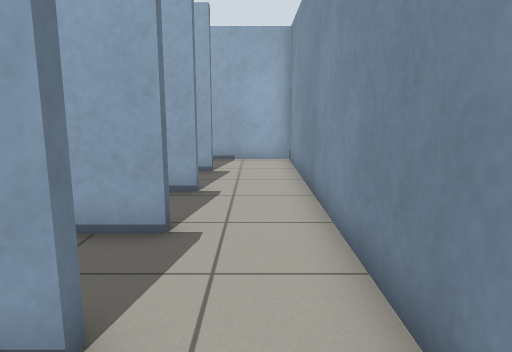
View 1 (above)

19 first-person views from a walk through a Gazebo world. The camera is 0.93 m above the floor, tilts 10° down and sees 70° across. The floor is counted in squares, 0.5 m on a side. Each view is taken from the middle of a square. On the plan, view 1 faces up. The plan holds only what a view shows up to about 18 squares ahead; the rest is blank.

View 2
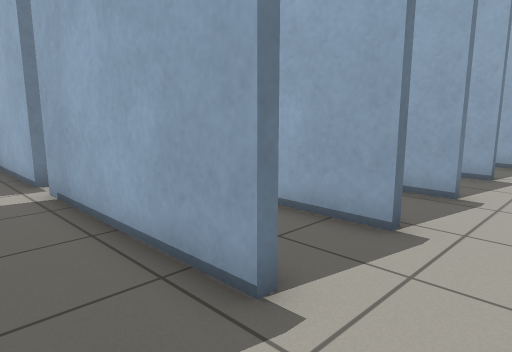

View 3
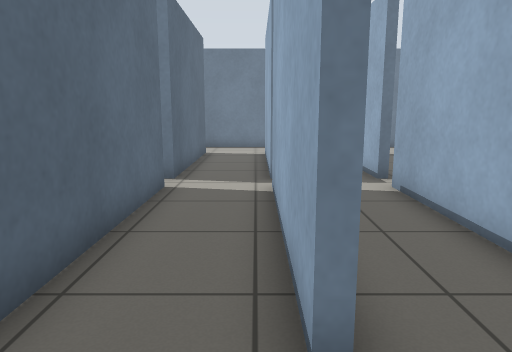

View 4
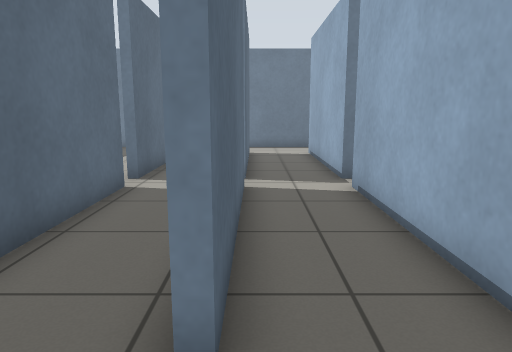

View 5
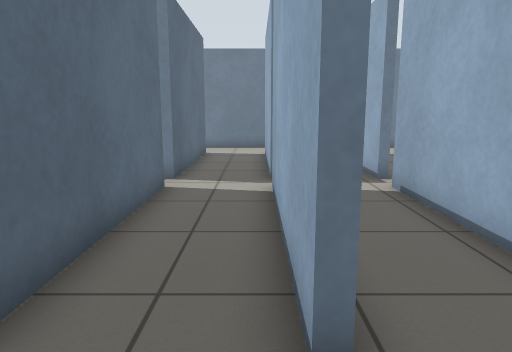

View 6
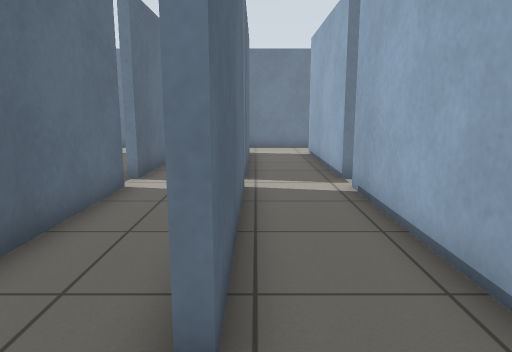

View 7
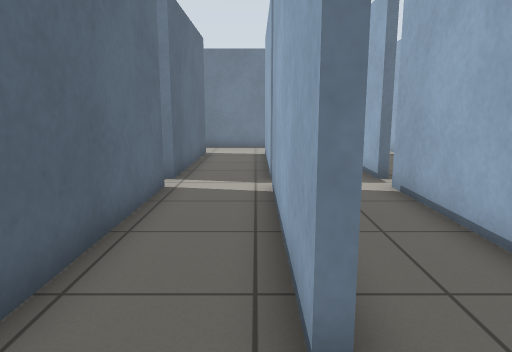

View 8
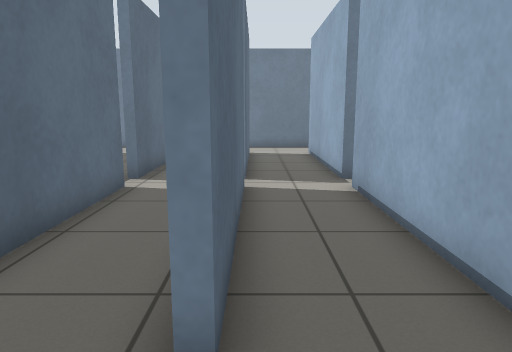

View 9
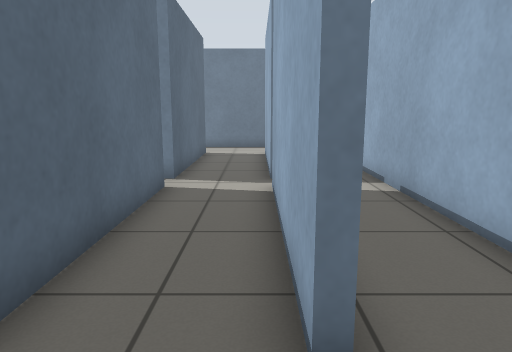

View 10
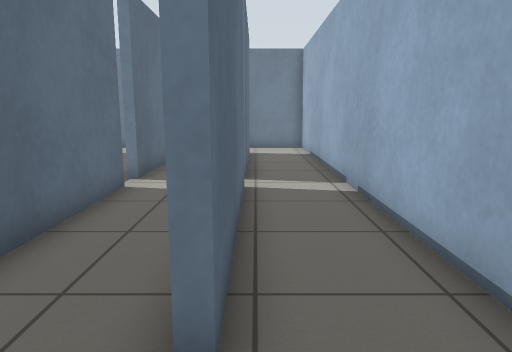

View 11
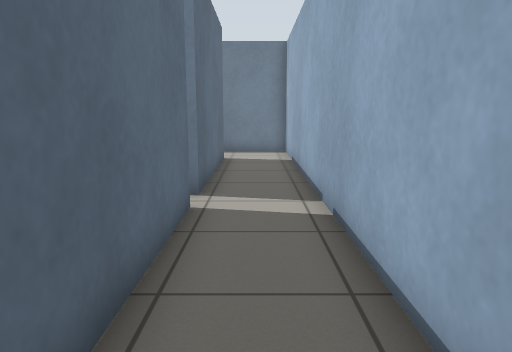

View 12
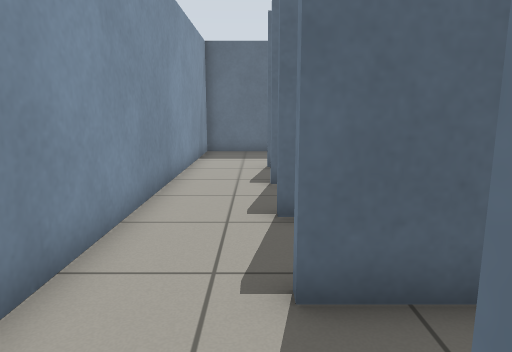

View 13
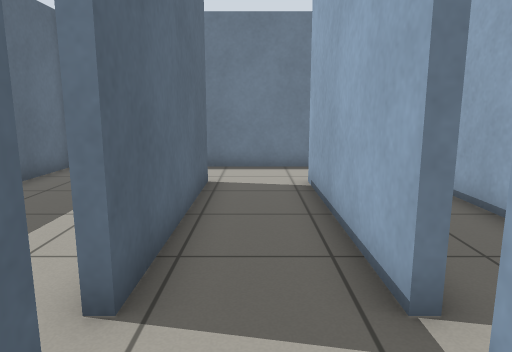

View 14
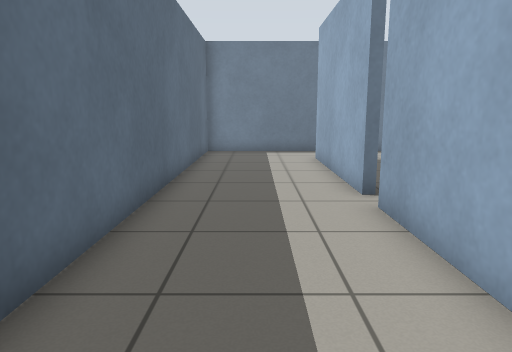

View 15
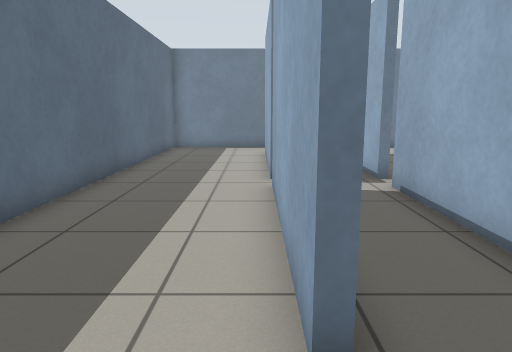

View 16
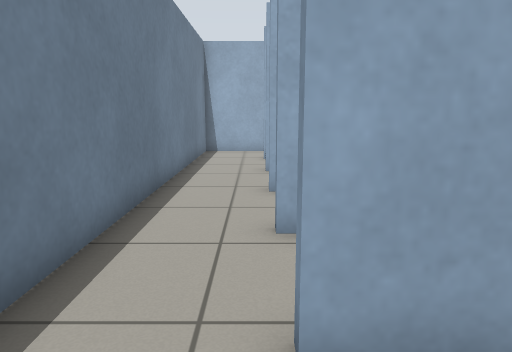

View 17
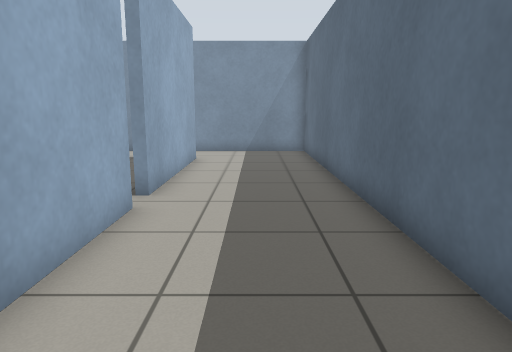

View 18
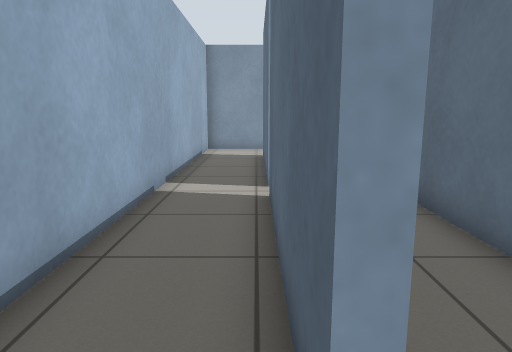

View 19
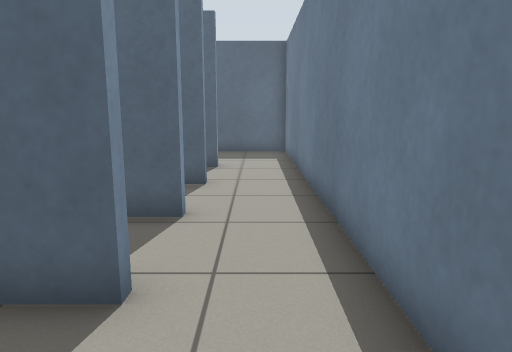

### Floor plan
Ten units are one square. View 1 is at (0, 0); x grows to the right and y downward. Boxes are objects, and circles mark ways between rooms. Rooms are numbered by the first view taken in them; rooms with no view inside come last. Other rooms are left out.
<svg viewBox="-189 -149 207 207">
<path fill="none" stroke="#000" d="M-90 -24 -158 -24M-80 3 -14 3M-158 3 -90 3M-14 -24 -80 -24M-184 -24 -184 6M13 6 13 -24M-90 -54 -158 -54M-80 -27 -14 -27M-158 -27 -90 -27M-14 -54 -80 -54M-184 -54 -184 -24M13 -24 13 -54M-90 -84 -158 -84M-80 -57 -14 -57M-158 -57 -90 -57M-14 -84 -80 -84M-184 -84 -184 -54M13 -54 13 -84M-90 -114 -158 -114M-80 -87 -14 -87M-158 -87 -90 -87M-14 -114 -80 -114M-184 -114 -184 -84M13 -84 13 -114M-80 -117 -14 -117M-158 -117 -90 -117M13 -114 13 -144 -184 -144 -184 -114M-90 6 -158 6M-14 6 -80 6M-184 6 -184 53 13 53 13 6"/>
<circle cx="-170" cy="-30" r="3" fill="#2a7"/>
<circle cx="-85" cy="-30" r="3" fill="#2a7"/>
<circle cx="0" cy="-30" r="3" fill="#2a7"/>
<circle cx="-170" cy="0" r="3" fill="#2a7"/>
<circle cx="-85" cy="0" r="3" fill="#2a7"/>
<circle cx="0" cy="0" r="3" fill="#2a7"/>
<circle cx="-170" cy="-60" r="3" fill="#2a7"/>
<circle cx="-85" cy="-60" r="3" fill="#2a7"/>
<circle cx="0" cy="-60" r="3" fill="#2a7"/>
<circle cx="-170" cy="-90" r="3" fill="#2a7"/>
<circle cx="-85" cy="-90" r="3" fill="#2a7"/>
<circle cx="0" cy="-90" r="3" fill="#2a7"/>
<circle cx="-170" cy="-120" r="3" fill="#2a7"/>
<circle cx="-85" cy="-120" r="3" fill="#2a7"/>
<circle cx="0" cy="-120" r="3" fill="#2a7"/>
<text x="-90" y="-10">1</text>
<text x="-90" y="-40">2</text>
<text x="-90" y="-70">3</text>
<text x="-90" y="-100">4</text>
<text x="-90" y="-130">5</text>
<text x="-90" y="30">6</text>
</svg>
Room 1 opens to room 2. Room 1 opens to room 6. Room 2 opens to room 3. Room 3 opens to room 4. Room 4 opens to room 5.

Where each view was taken, in squares from view 1:
view 1: 0 up, 0 right, facing up
view 2: 0 up, 1 right, facing up-left
view 3: 2 up, 1 right, facing left
view 4: 3 up, 1 right, facing left
view 5: 5 up, 1 right, facing left
view 6: 6 up, 1 right, facing left
view 7: 8 up, 1 right, facing left
view 8: 9 up, 1 right, facing left
view 9: 11 up, 1 right, facing left
view 10: 12 up, 1 right, facing left
view 11: 13 up, 1 left, facing left
view 12: 12 up, 1 left, facing down
view 13: 1 up, 6 left, facing left
view 14: 3 down, 1 left, facing left
view 15: 1 down, 1 right, facing left
view 16: 3 down, 16 left, facing up
view 17: 3 down, 16 left, facing right
view 18: 12 up, 17 left, facing right
view 19: 12 up, 17 left, facing down
